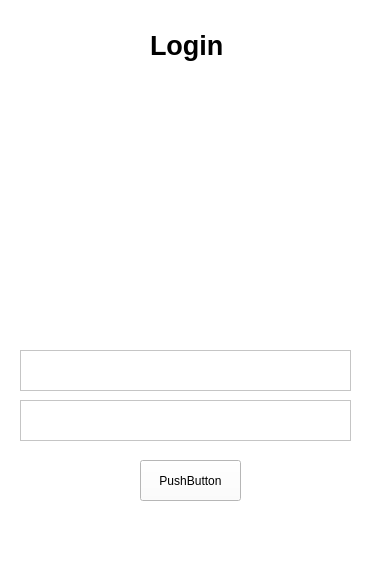
<?xml version="1.0" encoding="UTF-8"?>
<ui version="4.0">
 <class>MainWindow</class>
 <widget class="QMainWindow" name="MainWindow">
  <property name="geometry">
   <rect>
    <x>0</x>
    <y>0</y>
    <width>375</width>
    <height>572</height>
   </rect>
  </property>
  <property name="windowTitle">
   <string>Login</string>
  </property>
  <property name="autoFillBackground">
   <bool>false</bool>
  </property>
  <property name="styleSheet">
   <string notr="true">background-color: rgb(255, 255, 255);</string>
  </property>
  <widget class="QWidget" name="centralwidget">
   <widget class="QLabel" name="label">
    <property name="geometry">
     <rect>
      <x>150</x>
      <y>30</y>
      <width>81</width>
      <height>31</height>
     </rect>
    </property>
    <property name="font">
     <font>
      <pointsize>20</pointsize>
      <weight>75</weight>
      <bold>true</bold>
     </font>
    </property>
    <property name="text">
     <string>Login</string>
    </property>
   </widget>
   <widget class="QLabel" name="label_2">
    <property name="geometry">
     <rect>
      <x>60</x>
      <y>80</y>
      <width>261</width>
      <height>251</height>
     </rect>
    </property>
    <property name="font">
     <font>
      <pointsize>20</pointsize>
      <weight>75</weight>
      <bold>true</bold>
     </font>
    </property>
    <property name="styleSheet">
     <string notr="true">background-image: url(:/login-image/D:/log.png);</string>
    </property>
    <property name="text">
     <string/>
    </property>
   </widget>
   <widget class="QPlainTextEdit" name="plainTextEdit">
    <property name="geometry">
     <rect>
      <x>20</x>
      <y>350</y>
      <width>331</width>
      <height>41</height>
     </rect>
    </property>
   </widget>
   <widget class="QPlainTextEdit" name="plainTextEdit_2">
    <property name="geometry">
     <rect>
      <x>20</x>
      <y>400</y>
      <width>331</width>
      <height>41</height>
     </rect>
    </property>
   </widget>
   <widget class="QPushButton" name="pushButton">
    <property name="geometry">
     <rect>
      <x>140</x>
      <y>460</y>
      <width>101</width>
      <height>41</height>
     </rect>
    </property>
    <property name="text">
     <string>PushButton</string>
    </property>
   </widget>
  </widget>
  <widget class="QMenuBar" name="menubar">
   <property name="geometry">
    <rect>
     <x>0</x>
     <y>0</y>
     <width>375</width>
     <height>21</height>
    </rect>
   </property>
  </widget>
  <widget class="QStatusBar" name="statusbar"/>
 </widget>
 <resources>
  <include location="images.qrc"/>
 </resources>
 <connections/>
</ui>
